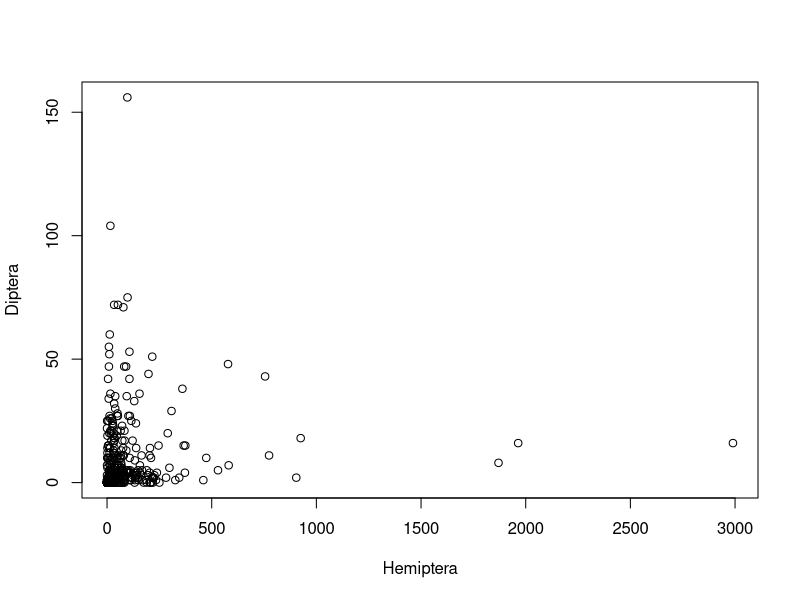
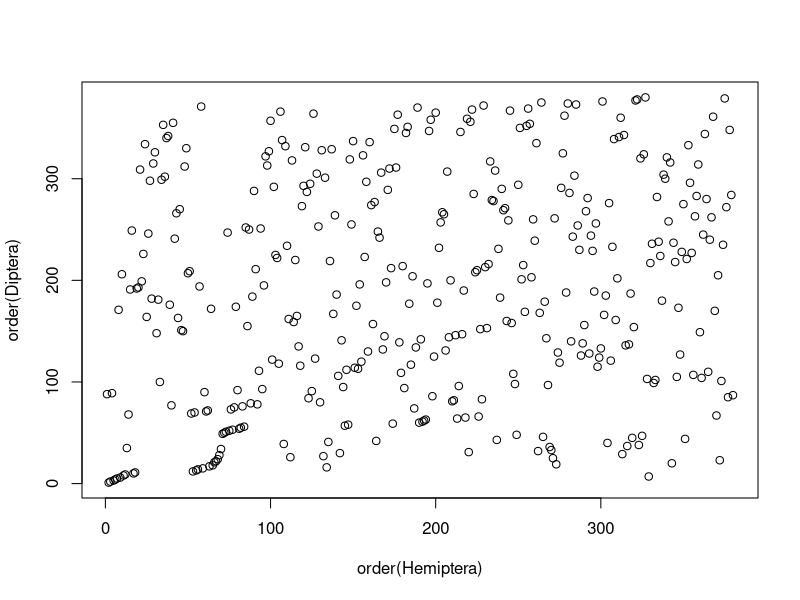
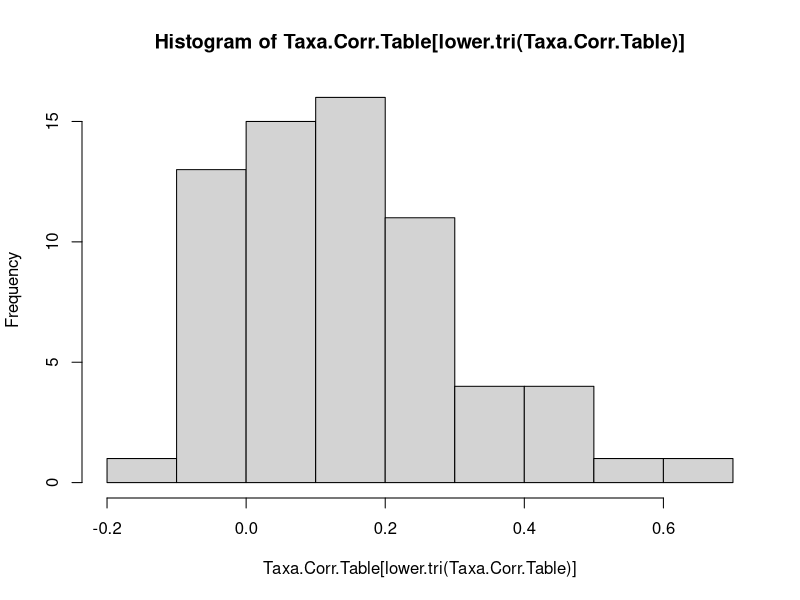
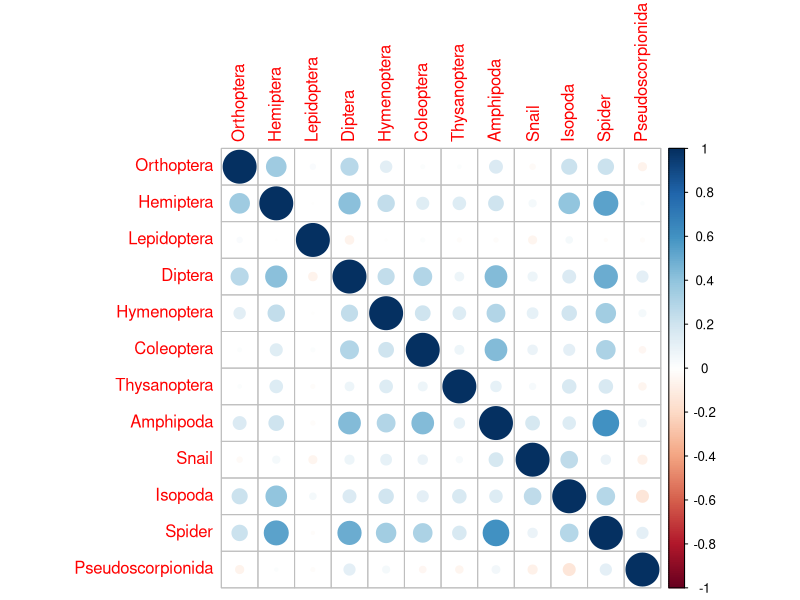
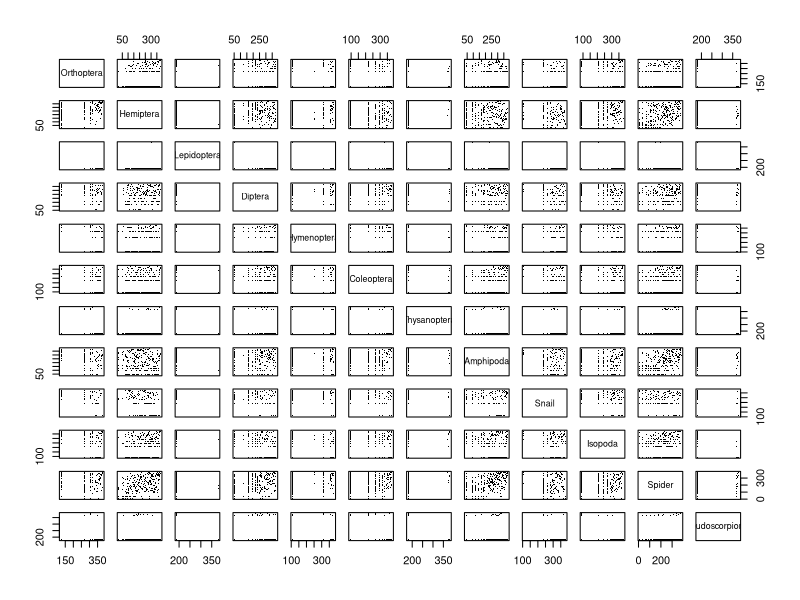
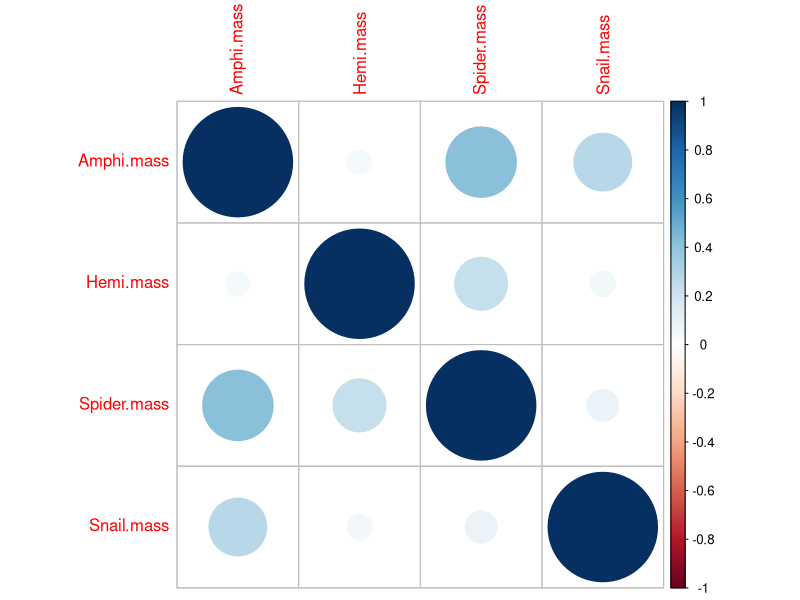
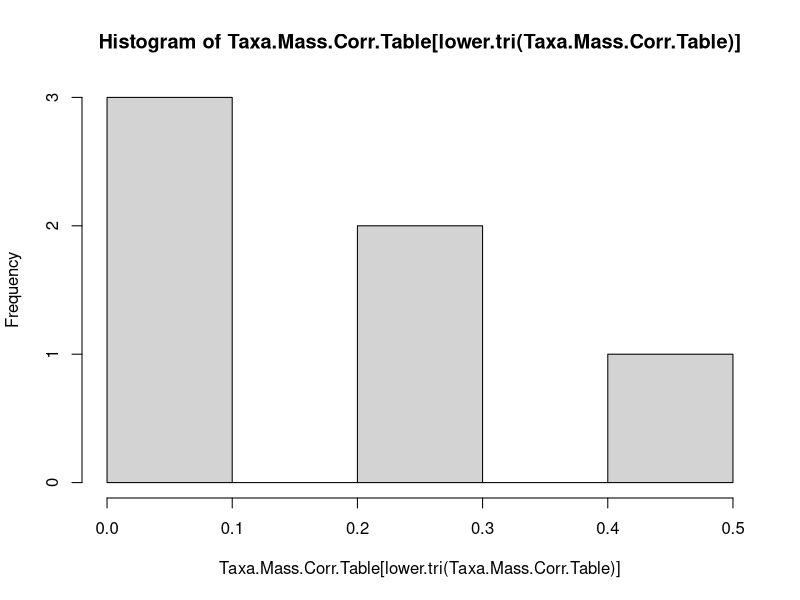
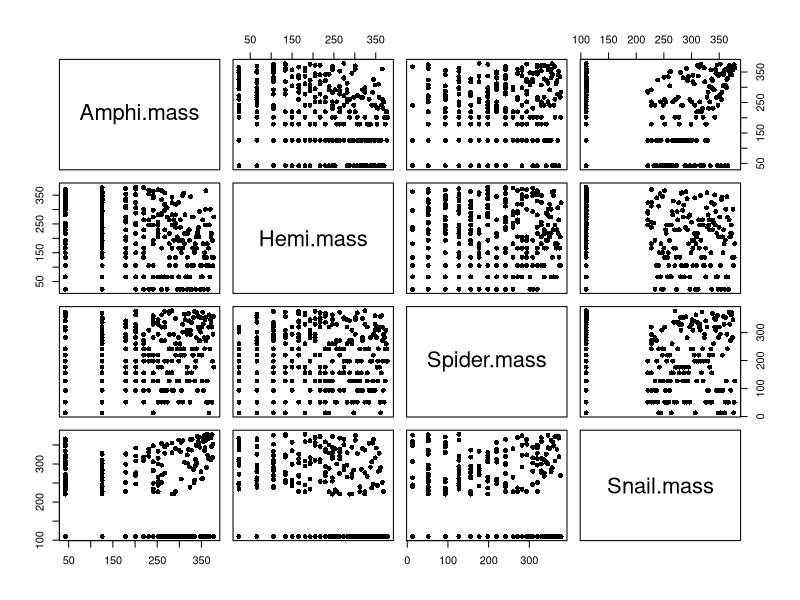

The R script that drew these images, in order:
require(corrplot)

### CORRELATION FOR ABUNDANCE DATASET
cleanedabundance<-read.csv("./Cleaned Bird Data/cleanedabundance.csv")
plot(Diptera~Hemiptera, data=cleanedabundance)

#   Pearson Correlation --> Is there relation between the values of X1 and X2

#   OTHER KINDS OF CORRELATION --> 
#   Spearman Rank --> not if the two values of variables are correlated but whether or not their ranks are correlated (does not need to be normal or linear)
#     --> must be monotomic (single directionality, if it has positive and negative slope it is not monotomic)
plot(order(Diptera)~order(Hemiptera), data=cleanedabundance)
Taxa.Corr.Table<-cor(x=cleanedabundance[,c("Orthoptera","Hemiptera","Lepidoptera", "Diptera", "Hymenoptera", "Coleoptera", "Thysanoptera", "Amphipoda", "Snail", "Isopoda", "Spider", "Pseudoscorpionida")], method="spearman")
write.csv(Taxa.Corr.Table, file="./Cleaned Bird Data/TaxaCorrelationTable.csv")
hist(Taxa.Corr.Table[lower.tri(Taxa.Corr.Table)])
#Bottom up Trophic Cascade? Minimal negative correlation

corrplot(Taxa.Corr.Table)

cleanedabund.ordered<-apply(cleanedabundance[,c("Orthoptera","Hemiptera","Lepidoptera", "Diptera", "Hymenoptera", "Coleoptera", "Thysanoptera", "Amphipoda", "Snail", "Isopoda", "Spider", "Pseudoscorpionida")], 2, rank)

pairs(cleanedabund.ordered,pch=16,cex=0.2)

### CORRELATION FOR BIOMASS DATASET
cleanedbiomass<-read.csv("./Cleaned Bird Data/cleanedbiomass.csv")
Taxa.Mass.Corr.Table<-cor(x=cleanedbiomass[,c("Amphi.mass","Hemi.mass","Spider.mass","Snail.mass")], method="spearman")
write.csv(Taxa.Mass.Corr.Table, file="./Cleaned Bird Data/TaxaBiomassCorrelationTable.csv")
corrplot(Taxa.Mass.Corr.Table)
hist(Taxa.Mass.Corr.Table[lower.tri(Taxa.Mass.Corr.Table)])
#ONLY Positive Correlation w/ Biggest correlation between amphi.mass and spider.mass
cleaned.mass.ordered<-apply(cleanedbiomass[,c("Amphi.mass","Hemi.mass","Spider.mass","Snail.mass")], 2, rank)
pairs(cleaned.mass.ordered,pch=16)

### CORRELATION FOR BODYSIZE DATASET
cleanedtrialbodysize<-read.csv("./Cleaned Bird Data/CleanedStarterBodySize.csv")
Trial.Taxa.Size.Corr.Table<-cor(x=cleanedtrialbodysize[,c("BigFrac_Amphi", "BigFrac_Hemi", "BigFrac_Snail", "BigFrac_Spider")], use="pairwise.complete.obs", method="spearman")
write.csv(Trial.Taxa.Size.Corr.Table, file="./Cleaned Bird Data/TrialTaxaBodySizeCorrelationTable.csv")
corrplot(Trial.Taxa.Size.Corr.Table)
hist(Trial.Taxa.Size.Corr.Table[lower.tri(Trial.Taxa.Size.Corr.Table)])
#ONLY Positive Correlation w/ Biggest correlation between BigFrac_Amphi and all other taxa
cleaned.body.ordered<-apply(cleanedtrialbodysize[,c("BigFrac_Amphi", "BigFrac_Hemi", "BigFrac_Snail", "BigFrac_Spider")], 2, rank)

# my_cols <- c("#00AFBB")  
# pairs(cleaned.body.ordered,pch=16, iris[,1:4], pch = 19,  cex = 0.5,
#       col = my_cols[iris$Species],
#       lower.panel=NULL)
